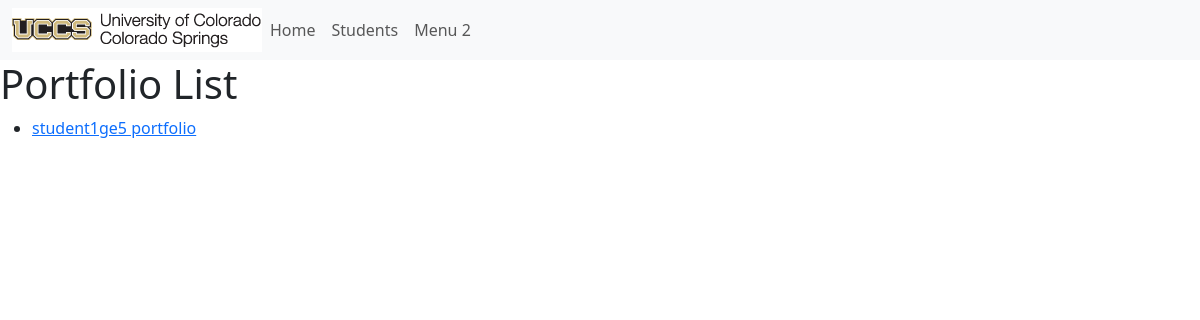
/portfolios/, run on an earlier commit of the app's database.
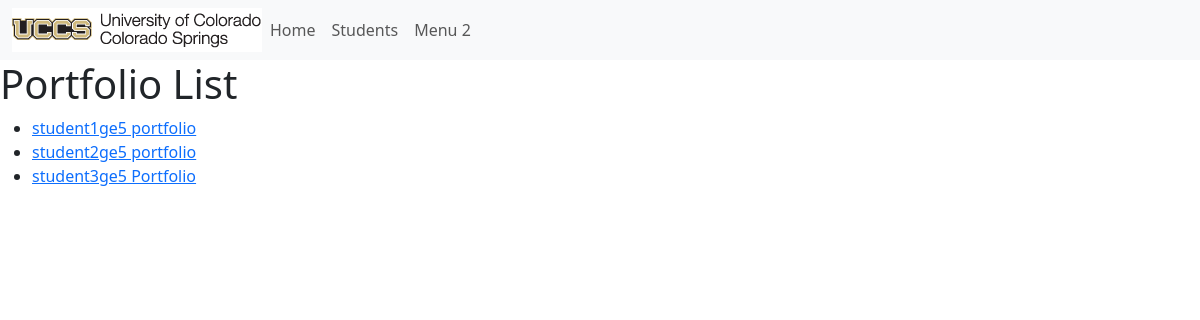
And on a later commit of the database.
### portfolio_app/models.py (models this page shows, shortened)
class Portfolio(models.Model):
    title = models.CharField(max_length=200)
    contact_email = models.CharField(max_length=200)
    is_active = models.BooleanField(default=False)
    about = models.TextField(blank=True)
    def get_absolute_url(self):
        return reverse('portfolio-detail', args=[str(self.id)])

### portfolio_app/views.py (the view)
# urls.py: path('portfolios/', views.PortfolioListView.as_view(), name='portfolios'),
class PortfolioListView(generic.ListView):
    model = Portfolio

### portfolio_app/templates/portfolio_app/portfolio_list.html
{% extends 'portfolio_app/base_template.html' %}
{% block content %}
<h1>Portfolio List</h1>
{% if portfolio_list %}
<ul>
    {% for portfolio in portfolio_list %}
    <li>
        <a href="{{ portfolio.get_absolute_url }}">{{ portfolio.title }}</a>
    </li>
    {% endfor %}
</ul>
{% else %}
<p>There are no portfolios.</p>
{% endif %}
{% endblock %}

What changed in the data, as far as the page shows it:
added Portfolio: title "student2ge5 portfolio"
added Portfolio: title "student3ge5 Portfolio"
